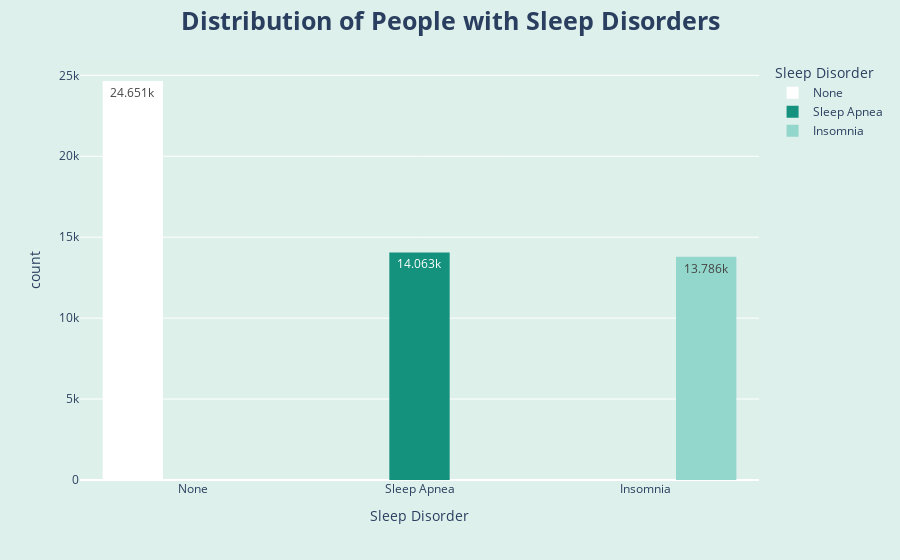

Write notebook code for a chart like this one.
### Code cell
fig = px.histogram(sleep_data, x='Sleep Disorder', 
                   barmode="group", color='Sleep Disorder',
                   color_discrete_sequence=['white', "#15927D", "#93D6CB"],
                   text_auto=True)

fig.update_layout(title='<b>Distribution of People with Sleep Disorders<b>',
                  title_font={'size': 25},
                  title_x=0.5,
                  paper_bgcolor="#DEF0EB",
                  plot_bgcolor="#DEF0EA",
                  showlegend=True)

fig.update_yaxes(showgrid=True)
fig.show()

### Figure 1 — Plotly figure (JSON) as saved in the notebook; plotly's stock layout.template omitted (floating-point values rounded to 4 significant figures; data arrays with more than 128 entries replaced by an {"elided": "..."} marker saying what was removed)
{"data": [{"alignmentgroup": "True", "bingroup": "x", "hovertemplate": "Sleep Disorder=%{x}<br>count=%{y}<extra></extra>", "legendgroup": "None", "marker": {"color": "white", "pattern": {"shape": ""}}, "name": "None", "offsetgroup": "None", "orientation": "v", "showlegend": true, "texttemplate": "%{value}", "type": "histogram", "x": {"elided": "24651 str values"}, "xaxis": "x", "yaxis": "y"}, {"alignmentgroup": "True", "bingroup": "x", "hovertemplate": "Sleep Disorder=%{x}<br>count=%{y}<extra></extra>", "legendgroup": "Sleep Apnea", "marker": {"color": "#15927D", "pattern": {"shape": ""}}, "name": "Sleep Apnea", "offsetgroup": "Sleep Apnea", "orientation": "v", "showlegend": true, "texttemplate": "%{value}", "type": "histogram", "x": {"elided": "14063 str values"}, "xaxis": "x", "yaxis": "y"}, {"alignmentgroup": "True", "bingroup": "x", "hovertemplate": "Sleep Disorder=%{x}<br>count=%{y}<extra></extra>", "legendgroup": "Insomnia", "marker": {"color": "#93D6CB", "pattern": {"shape": ""}}, "name": "Insomnia", "offsetgroup": "Insomnia", "orientation": "v", "showlegend": true, "texttemplate": "%{value}", "type": "histogram", "x": {"elided": "13786 str values"}, "xaxis": "x", "yaxis": "y"}], "layout": {"barmode": "group", "legend": {"title": {"text": "Sleep Disorder"}, "tracegroupgap": 0}, "margin": {"t": 60}, "paper_bgcolor": "#DEF0EB", "plot_bgcolor": "#DEF0EA", "showlegend": true, "title": {"font": {"size": 25}, "text": "<b>Distribution of People with Sleep Disorders<b>", "x": 0.5}, "xaxis": {"anchor": "y", "categoryarray": ["None", "Sleep Apnea", "Insomnia"], "categoryorder": "array", "domain": [0, 1], "title": {"text": "Sleep Disorder"}}, "yaxis": {"anchor": "x", "domain": [0, 1], "showgrid": true, "title": {"text": "count"}}}}
